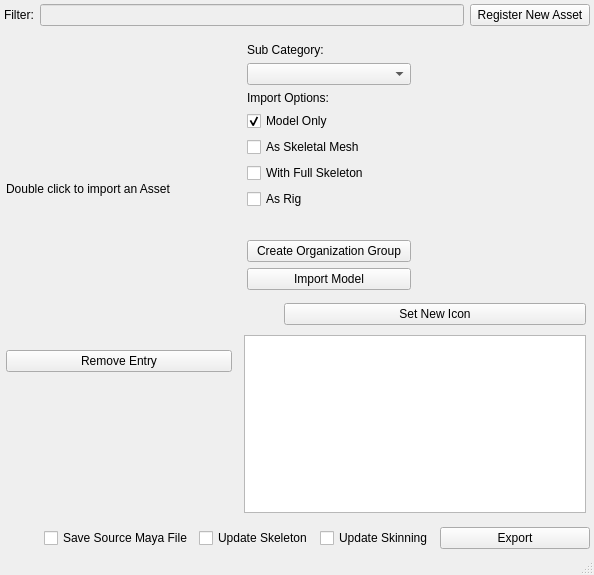
<?xml version="1.0" encoding="UTF-8"?>
<ui version="4.0">
 <class>AssetShop_Char</class>
 <widget class="QMainWindow" name="AssetShop_Char">
  <property name="geometry">
   <rect>
    <x>0</x>
    <y>0</y>
    <width>594</width>
    <height>575</height>
   </rect>
  </property>
  <property name="windowTitle">
   <string>MainWindow</string>
  </property>
  <widget class="QWidget" name="centralwidget">
   <layout class="QVBoxLayout" name="verticalLayout">
    <property name="leftMargin">
     <number>2</number>
    </property>
    <property name="topMargin">
     <number>2</number>
    </property>
    <property name="rightMargin">
     <number>2</number>
    </property>
    <property name="bottomMargin">
     <number>2</number>
    </property>
    <item>
     <widget class="QFrame" name="filter_frame">
      <property name="frameShape">
       <enum>QFrame::Shape::NoFrame</enum>
      </property>
      <layout class="QHBoxLayout" name="horizontalLayout_2">
       <property name="leftMargin">
        <number>2</number>
       </property>
       <property name="topMargin">
        <number>2</number>
       </property>
       <property name="rightMargin">
        <number>2</number>
       </property>
       <property name="bottomMargin">
        <number>2</number>
       </property>
       <item>
        <layout class="QHBoxLayout" name="filter_horizontalLayout">
         <item>
          <widget class="QLabel" name="filter_label">
           <property name="text">
            <string>Filter:</string>
           </property>
          </widget>
         </item>
         <item>
          <widget class="QLineEdit" name="filter_lineEdit">
           <property name="enabled">
            <bool>false</bool>
           </property>
          </widget>
         </item>
        </layout>
       </item>
       <item>
        <widget class="QPushButton" name="reg_new_pushButton">
         <property name="text">
          <string> Register New Asset </string>
         </property>
        </widget>
       </item>
      </layout>
     </widget>
    </item>
    <item>
     <widget class="QFrame" name="char_tree_frame">
      <property name="frameShape">
       <enum>QFrame::Shape::NoFrame</enum>
      </property>
      <layout class="QHBoxLayout" name="horizontalLayout_5">
       <property name="leftMargin">
        <number>2</number>
       </property>
       <property name="topMargin">
        <number>2</number>
       </property>
       <property name="rightMargin">
        <number>2</number>
       </property>
       <property name="bottomMargin">
        <number>2</number>
       </property>
       <item>
        <widget class="QFrame" name="char_tree_sm_frame">
         <property name="sizePolicy">
          <sizepolicy hsizetype="Expanding" vsizetype="Expanding">
           <horstretch>0</horstretch>
           <verstretch>0</verstretch>
          </sizepolicy>
         </property>
         <property name="frameShape">
          <enum>QFrame::Shape::NoFrame</enum>
         </property>
         <layout class="QVBoxLayout" name="verticalLayout_13">
          <property name="leftMargin">
           <number>2</number>
          </property>
          <property name="topMargin">
           <number>2</number>
          </property>
          <property name="rightMargin">
           <number>2</number>
          </property>
          <property name="bottomMargin">
           <number>2</number>
          </property>
          <item>
           <widget class="QLabel" name="label">
            <property name="maximumSize">
             <size>
              <width>16777215</width>
              <height>20</height>
             </size>
            </property>
            <property name="text">
             <string>Double click to import an Asset</string>
            </property>
           </widget>
          </item>
          <item>
           <layout class="QHBoxLayout" name="char_tree_layout">
            <property name="leftMargin">
             <number>2</number>
            </property>
            <property name="topMargin">
             <number>2</number>
            </property>
            <property name="rightMargin">
             <number>2</number>
            </property>
            <property name="bottomMargin">
             <number>2</number>
            </property>
           </layout>
          </item>
          <item>
           <widget class="QPushButton" name="remove_pushButton">
            <property name="text">
             <string>Remove Entry</string>
            </property>
           </widget>
          </item>
         </layout>
        </widget>
       </item>
       <item>
        <widget class="QFrame" name="char_info_main_frame">
         <property name="minimumSize">
          <size>
           <width>350</width>
           <height>0</height>
          </size>
         </property>
         <property name="frameShape">
          <enum>QFrame::Shape::NoFrame</enum>
         </property>
         <layout class="QVBoxLayout" name="verticalLayout_12">
          <property name="leftMargin">
           <number>2</number>
          </property>
          <property name="topMargin">
           <number>2</number>
          </property>
          <property name="rightMargin">
           <number>2</number>
          </property>
          <property name="bottomMargin">
           <number>2</number>
          </property>
          <item>
           <widget class="QFrame" name="char_info_icon_frame">
            <property name="sizePolicy">
             <sizepolicy hsizetype="Expanding" vsizetype="Expanding">
              <horstretch>0</horstretch>
              <verstretch>0</verstretch>
             </sizepolicy>
            </property>
            <property name="frameShape">
             <enum>QFrame::Shape::NoFrame</enum>
            </property>
            <layout class="QHBoxLayout" name="horizontalLayout_3">
             <property name="leftMargin">
              <number>2</number>
             </property>
             <property name="topMargin">
              <number>2</number>
             </property>
             <property name="rightMargin">
              <number>2</number>
             </property>
             <property name="bottomMargin">
              <number>2</number>
             </property>
             <item>
              <widget class="QFrame" name="char_buttons_frame">
               <property name="minimumSize">
                <size>
                 <width>170</width>
                 <height>0</height>
                </size>
               </property>
               <property name="frameShape">
                <enum>QFrame::Shape::NoFrame</enum>
               </property>
               <layout class="QVBoxLayout" name="verticalLayout_2">
                <property name="leftMargin">
                 <number>3</number>
                </property>
                <property name="topMargin">
                 <number>3</number>
                </property>
                <property name="rightMargin">
                 <number>3</number>
                </property>
                <property name="bottomMargin">
                 <number>3</number>
                </property>
                <item>
                 <widget class="QLabel" name="sub_cats_label">
                  <property name="text">
                   <string>Sub Category:</string>
                  </property>
                 </widget>
                </item>
                <item>
                 <widget class="QComboBox" name="sub_cats_comboBox"/>
                </item>
                <item>
                 <widget class="QLabel" name="import_opts_label">
                  <property name="text">
                   <string>Import Options:</string>
                  </property>
                 </widget>
                </item>
                <item>
                 <widget class="QCheckBox" name="model_checkBox">
                  <property name="text">
                   <string>Model Only</string>
                  </property>
                  <property name="checked">
                   <bool>true</bool>
                  </property>
                 </widget>
                </item>
                <item>
                 <widget class="QCheckBox" name="sk_checkBox">
                  <property name="text">
                   <string>As Skeletal Mesh</string>
                  </property>
                 </widget>
                </item>
                <item>
                 <widget class="QCheckBox" name="full_skel_checkBox">
                  <property name="text">
                   <string>With Full Skeleton</string>
                  </property>
                  <property name="checked">
                   <bool>false</bool>
                  </property>
                 </widget>
                </item>
                <item>
                 <widget class="QCheckBox" name="as_rig_checkBox">
                  <property name="text">
                   <string>As Rig</string>
                  </property>
                  <property name="checked">
                   <bool>false</bool>
                  </property>
                 </widget>
                </item>
                <item>
                 <spacer name="sub_cats_verticalSpacer">
                  <property name="orientation">
                   <enum>Qt::Orientation::Vertical</enum>
                  </property>
                  <property name="sizeHint" stdset="0">
                   <size>
                    <width>20</width>
                    <height>40</height>
                   </size>
                  </property>
                 </spacer>
                </item>
                <item>
                 <widget class="QPushButton" name="org_grp_pushButton">
                  <property name="text">
                   <string> Create Organization Group </string>
                  </property>
                 </widget>
                </item>
                <item>
                 <widget class="QPushButton" name="import_pushButton">
                  <property name="text">
                   <string>Import Model</string>
                  </property>
                 </widget>
                </item>
               </layout>
              </widget>
             </item>
             <item>
              <widget class="QFrame" name="char_info_icn_frame">
               <property name="frameShape">
                <enum>QFrame::Shape::NoFrame</enum>
               </property>
               <layout class="QVBoxLayout" name="verticalLayout_3">
                <property name="leftMargin">
                 <number>3</number>
                </property>
                <property name="topMargin">
                 <number>3</number>
                </property>
                <property name="rightMargin">
                 <number>3</number>
                </property>
                <property name="bottomMargin">
                 <number>3</number>
                </property>
                <item>
                 <widget class="QLabel" name="char_info_icon_label">
                  <property name="sizePolicy">
                   <sizepolicy hsizetype="Fixed" vsizetype="Fixed">
                    <horstretch>0</horstretch>
                    <verstretch>0</verstretch>
                   </sizepolicy>
                  </property>
                  <property name="minimumSize">
                   <size>
                    <width>150</width>
                    <height>200</height>
                   </size>
                  </property>
                  <property name="text">
                   <string/>
                  </property>
                 </widget>
                </item>
               </layout>
              </widget>
             </item>
            </layout>
           </widget>
          </item>
          <item>
           <widget class="QFrame" name="new_icon_buttonframe">
            <property name="frameShape">
             <enum>QFrame::Shape::NoFrame</enum>
            </property>
            <layout class="QHBoxLayout" name="horizontalLayout">
             <property name="leftMargin">
              <number>2</number>
             </property>
             <property name="topMargin">
              <number>2</number>
             </property>
             <property name="rightMargin">
              <number>2</number>
             </property>
             <property name="bottomMargin">
              <number>2</number>
             </property>
             <item>
              <spacer name="horizontalSpacer">
               <property name="orientation">
                <enum>Qt::Orientation::Vertical</enum>
               </property>
               <property name="sizeHint" stdset="0">
                <size>
                 <width>40</width>
                 <height>20</height>
                </size>
               </property>
              </spacer>
             </item>
             <item>
              <widget class="QPushButton" name="new_icon_pushButton">
               <property name="sizePolicy">
                <sizepolicy hsizetype="Expanding" vsizetype="Fixed">
                 <horstretch>0</horstretch>
                 <verstretch>0</verstretch>
                </sizepolicy>
               </property>
               <property name="minimumSize">
                <size>
                 <width>155</width>
                 <height>0</height>
                </size>
               </property>
               <property name="maximumSize">
                <size>
                 <width>16777215</width>
                 <height>16777215</height>
                </size>
               </property>
               <property name="text">
                <string> Set New Icon </string>
               </property>
              </widget>
             </item>
            </layout>
           </widget>
          </item>
          <item>
           <widget class="QFrame" name="text_info_frame">
            <property name="sizePolicy">
             <sizepolicy hsizetype="Expanding" vsizetype="Expanding">
              <horstretch>0</horstretch>
              <verstretch>0</verstretch>
             </sizepolicy>
            </property>
            <property name="frameShape">
             <enum>QFrame::Shape::NoFrame</enum>
            </property>
            <layout class="QVBoxLayout" name="verticalLayout_14">
             <property name="leftMargin">
              <number>2</number>
             </property>
             <property name="topMargin">
              <number>2</number>
             </property>
             <property name="rightMargin">
              <number>2</number>
             </property>
             <property name="bottomMargin">
              <number>2</number>
             </property>
             <item>
              <widget class="QTextEdit" name="text_info_textEdit">
               <property name="sizePolicy">
                <sizepolicy hsizetype="Preferred" vsizetype="Preferred">
                 <horstretch>0</horstretch>
                 <verstretch>0</verstretch>
                </sizepolicy>
               </property>
               <property name="readOnly">
                <bool>true</bool>
               </property>
              </widget>
             </item>
            </layout>
           </widget>
          </item>
         </layout>
        </widget>
       </item>
      </layout>
     </widget>
    </item>
    <item>
     <widget class="QFrame" name="export_frame">
      <property name="frameShape">
       <enum>QFrame::Shape::NoFrame</enum>
      </property>
      <layout class="QHBoxLayout" name="horizontalLayout_4">
       <property name="leftMargin">
        <number>2</number>
       </property>
       <property name="topMargin">
        <number>2</number>
       </property>
       <property name="rightMargin">
        <number>2</number>
       </property>
       <property name="bottomMargin">
        <number>2</number>
       </property>
       <item>
        <spacer name="horizontalSpacer_2">
         <property name="orientation">
          <enum>Qt::Orientation::Vertical</enum>
         </property>
         <property name="sizeHint" stdset="0">
          <size>
           <width>40</width>
           <height>20</height>
          </size>
         </property>
        </spacer>
       </item>
       <item>
        <widget class="QCheckBox" name="ma_checkBox">
         <property name="text">
          <string>Save Source Maya File</string>
         </property>
        </widget>
       </item>
       <item>
        <widget class="QCheckBox" name="upd_skel_checkBox">
         <property name="text">
          <string>Update Skeleton</string>
         </property>
        </widget>
       </item>
       <item>
        <widget class="QCheckBox" name="upd_skn_checkBox">
         <property name="text">
          <string>Update Skinning</string>
         </property>
        </widget>
       </item>
       <item>
        <widget class="QPushButton" name="export_pushButton">
         <property name="minimumSize">
          <size>
           <width>150</width>
           <height>0</height>
          </size>
         </property>
         <property name="text">
          <string> Export </string>
         </property>
        </widget>
       </item>
      </layout>
     </widget>
    </item>
   </layout>
  </widget>
  <widget class="QMenuBar" name="menubar">
   <property name="geometry">
    <rect>
     <x>0</x>
     <y>0</y>
     <width>594</width>
     <height>33</height>
    </rect>
   </property>
  </widget>
  <widget class="QStatusBar" name="statusbar"/>
 </widget>
 <resources/>
 <connections/>
</ui>
